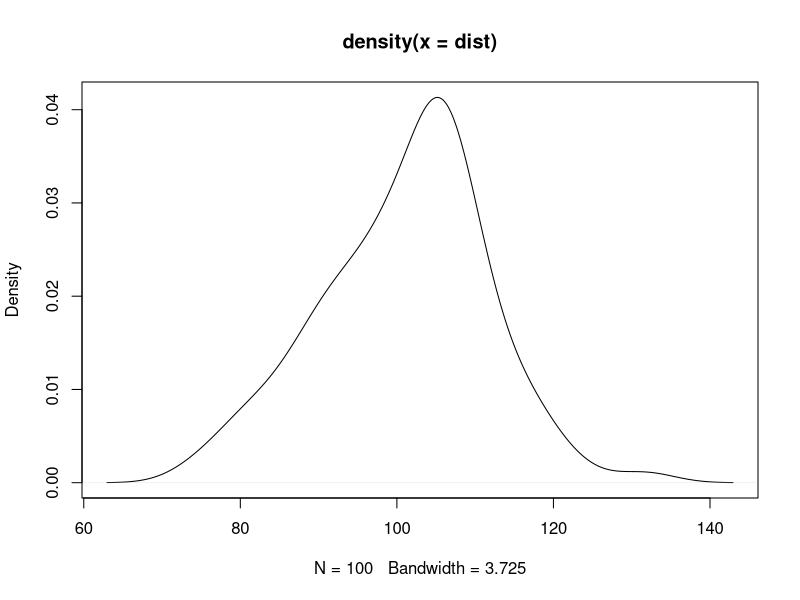
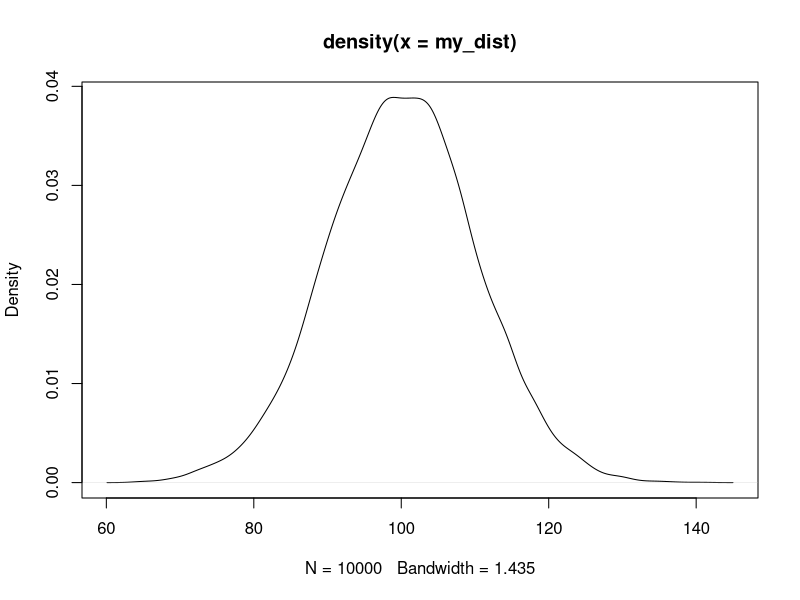
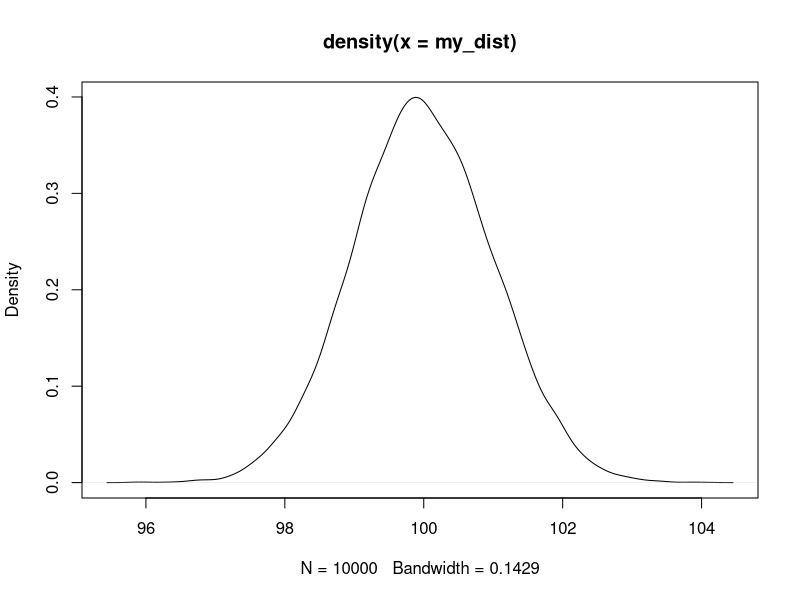
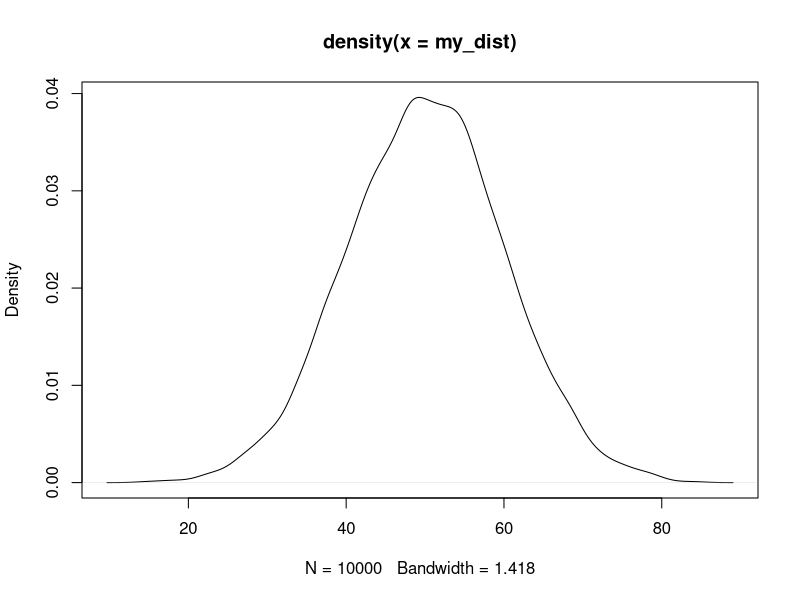

Recreate these plots in R, in order.

#  Assignment Operator: Reads "n gets 15"
n <- 15
n

#  R is case sensitive
x <- 1
X <- 10
x
X

#  If any object already exists, its previous value is overwritten
n
n <- 10 + 2
n

#  Generate 100 observations from a normal distribution with mean = 100, standard deviation = 10
?rnorm
dist = rnorm(n = 100, mean = 100, sd = 10)

#  Density plot the observations we just generated
plot(density(dist), type = "l")

#  Lets write a function to generate observations and return a plot
myFirstFunction = function(my_n, my_mean, my_sd) {
  my_dist = rnorm(n = my_n, mean = my_mean, sd = my_sd)
  my_plot = plot(density(my_dist), type = "l")
  
  return(my_plot)
}

myFirstFunction(my_n = 10000, my_mean = 100, my_sd = 10)
myFirstFunction(my_n = 10000, my_mean = 100, my_sd = 1)
myFirstFunction(my_n = 10000, my_mean = 50, my_sd = 10)

